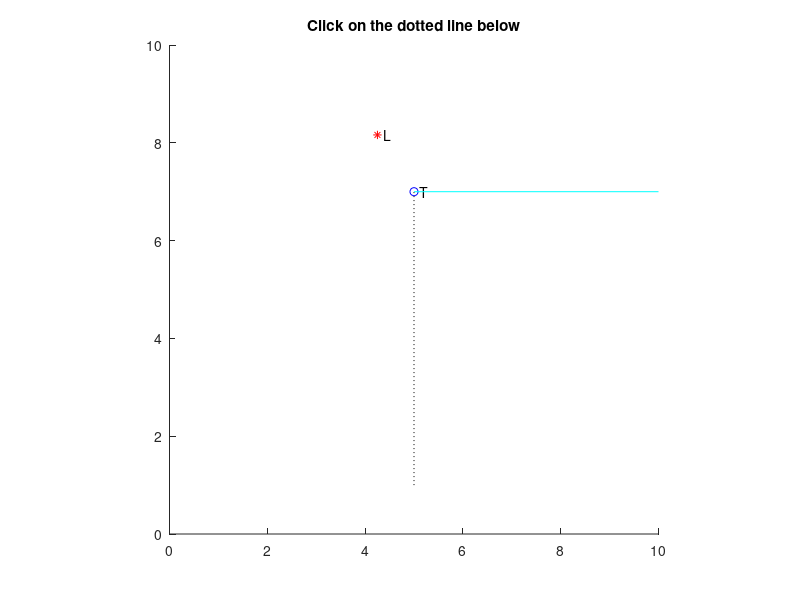

Source code (MATLAB): (Note: this script raises an error after producing the figure.)
%Project 1, Task 2
%Hannah Ceisler
% Script castShadow
% Position a light source and a box in a room and determine the extent of
% the shadow cast by the box.

% Set up the window
close all         % Close all previous figure windows
figure            % Start a new figure window
hold on           % Keep the same set of axes (multiple plots on same axes)
axis equal        % unit lengths on x- and y-axis are equal
axis([0 10 0 10]) % x-axis limits [0,10], y-axis limits [0,10]

% Top left corner of box, point T
xt=5;  yt=7;
plot(xt, yt, 'bo')           % Format: Blue circle - point T
plot([xt xt], [1 yt], 'k:')  % Format: black dotted line
text(xt, yt, '  T')            %Writes the letter T next to point

%%% Do not change the code above %%%
%%%%%%%%%%%%%%%%%%%%%%%%%%%%%%%%%%%%
%%% Modify the code below %%%%%%%%%%

% Light source, point L
xL=rand()*5;
yL=rand()*3+yt;

plot(xL, yL, 'r*')           % Format: Red asterisk - point L
text(xL, yL, '  L')            %Writes the letter L next to point

% Draw a cyan solid line from point T to (10,8))
plot([xt 10],[yt 7], 'c-')   % Format: Cyan line

% User-clicked point
title('Click on the dotted line below')
[xu, yu]= ginput(1);        %accepts onbe mouse click as user input and stores coordinates
plot(xt, yu, 'm+')          % Format: Magenta cross - point U
text(xt, yu, '  U')         %Writes the letter U next to point
plot([xt xt],[yt yu], 'c-')   % Format: Cyan line
plot([xt 10],[yu yu], 'c-')   % Format: Cyan line
plot([10 10],[yu 7], 'c-')   % Format: Cyan line
messageToShow= sprintf('You clicked at (%.1f,%.1f)', xu, yu);
title(messageToShow)

%calculates where to plot the line to
slope = (yL - yu)/(xL-xt);
f10 = slope*(10-xt)+yu;
%if the point at f(10) is greater than one, we know it will only have a
%one-sided shadow because it intercepts the line x=10. If it is less than
%one, then the line intercepts the x-axis and will have two shadow lines.
if f10 < 0
    xint = (-yu/slope)+xt;
    plot([xL xint],[yL 0], 'r:')   % Format: red dotted line
    plot([xint 10],[0 0],'b-','LineWidth',3)
    plot([10 10],[0 yu],'b-','LineWidth',3)
else
    plot([xL 10],[yL f10], 'r:')   % Format: Cyan line
    plot([10 10],[f10 yu],'b-','LineWidth',3)
end

messageToShow= sprintf('Light source at (%.1f,%.1f)', xL, yL);
title(messageToShow)

%%%%%%%%%%%%%%%%%%%%%%%%%%%%%%%%%%%%
%%% Do not change the code below %%%

hold off